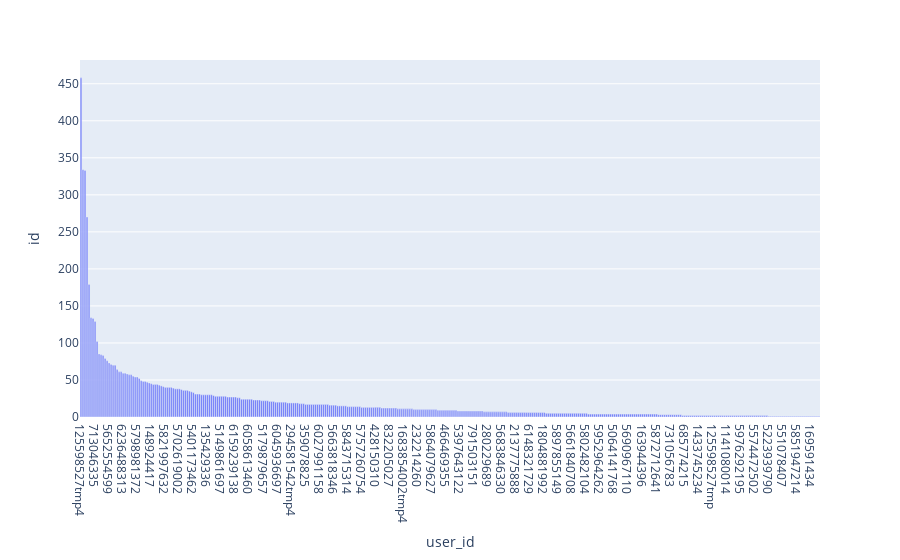

Source (notebook cell):
### Code cell
# How many messages per user

messages_per_user = messages.loc[messages.sender=='Student'].groupby("user_id").count().sort_values(by="id", ascending=False)
print(messages_per_user["id"].describe())
# Plot the number of messages per user (bar plot)
fig = px.bar(messages_per_user["id"], x=messages_per_user.index, y="id")
fig.show()

### Figure 1 — Plotly figure (JSON) as saved in the notebook; plotly's stock layout.template omitted (floating-point values rounded to 4 significant figures; data arrays with more than 128 entries replaced by an {"elided": "..."} marker saying what was removed)
{"data": [{"alignmentgroup": "True", "hovertemplate": "user_id=%{x}<br>id=%{y}<extra></extra>", "legendgroup": "", "marker": {"color": "#636efa", "pattern": {"shape": ""}}, "name": "", "offsetgroup": "", "orientation": "v", "showlegend": false, "textposition": "auto", "type": "bar", "x": {"elided": "369 str values"}, "xaxis": "x", "y": {"elided": "369 int values"}, "yaxis": "y"}], "layout": {"barmode": "relative", "legend": {"tracegroupgap": 0}, "margin": {"t": 60}, "xaxis": {"anchor": "y", "domain": [0, 1], "title": {"text": "user_id"}}, "yaxis": {"anchor": "x", "domain": [0, 1], "title": {"text": "id"}}}}
